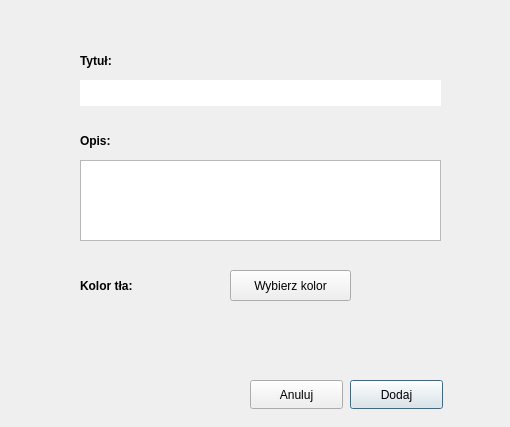
<?xml version="1.0" encoding="UTF-8"?>
<ui version="4.0">
 <class>AddNoteForm</class>
 <widget class="QDialog" name="AddNoteForm">
  <property name="geometry">
   <rect>
    <x>0</x>
    <y>0</y>
    <width>510</width>
    <height>427</height>
   </rect>
  </property>
  <property name="windowTitle">
   <string>Dodaj notatkę</string>
  </property>
  <widget class="QLabel" name="labelTitle">
   <property name="geometry">
    <rect>
     <x>80</x>
     <y>50</y>
     <width>61</width>
     <height>21</height>
    </rect>
   </property>
   <property name="font">
    <font>
     <bold>true</bold>
    </font>
   </property>
   <property name="text">
    <string>Tytuł:</string>
   </property>
  </widget>
  <widget class="QFrame" name="colorChosen">
   <property name="geometry">
    <rect>
     <x>160</x>
     <y>270</y>
     <width>51</width>
     <height>31</height>
    </rect>
   </property>
   <property name="styleSheet">
    <string notr="true">border: none;</string>
   </property>
   <property name="frameShape">
    <enum>QFrame::Shape::StyledPanel</enum>
   </property>
   <property name="frameShadow">
    <enum>QFrame::Shadow::Raised</enum>
   </property>
  </widget>
  <widget class="QLineEdit" name="txtTitle">
   <property name="enabled">
    <bool>true</bool>
   </property>
   <property name="geometry">
    <rect>
     <x>80</x>
     <y>80</y>
     <width>361</width>
     <height>26</height>
    </rect>
   </property>
   <property name="frame">
    <bool>false</bool>
   </property>
  </widget>
  <widget class="QPushButton" name="colorButton">
   <property name="enabled">
    <bool>true</bool>
   </property>
   <property name="geometry">
    <rect>
     <x>230</x>
     <y>270</y>
     <width>121</width>
     <height>31</height>
    </rect>
   </property>
   <property name="text">
    <string>Wybierz kolor</string>
   </property>
   <property name="autoDefault">
    <bool>false</bool>
   </property>
  </widget>
  <widget class="QLabel" name="labelDescription">
   <property name="geometry">
    <rect>
     <x>80</x>
     <y>130</y>
     <width>61</width>
     <height>21</height>
    </rect>
   </property>
   <property name="font">
    <font>
     <bold>true</bold>
    </font>
   </property>
   <property name="text">
    <string>Opis:</string>
   </property>
  </widget>
  <widget class="QLabel" name="colorLabel">
   <property name="geometry">
    <rect>
     <x>80</x>
     <y>270</y>
     <width>71</width>
     <height>31</height>
    </rect>
   </property>
   <property name="font">
    <font>
     <bold>true</bold>
    </font>
   </property>
   <property name="text">
    <string>Kolor tła:</string>
   </property>
  </widget>
  <widget class="QPlainTextEdit" name="txtDescription">
   <property name="geometry">
    <rect>
     <x>80</x>
     <y>160</y>
     <width>361</width>
     <height>81</height>
    </rect>
   </property>
  </widget>
  <widget class="QPushButton" name="cancelButton">
   <property name="geometry">
    <rect>
     <x>250</x>
     <y>380</y>
     <width>93</width>
     <height>29</height>
    </rect>
   </property>
   <property name="text">
    <string>Anuluj</string>
   </property>
   <property name="autoDefault">
    <bool>false</bool>
   </property>
  </widget>
  <widget class="QPushButton" name="addButton">
   <property name="geometry">
    <rect>
     <x>350</x>
     <y>380</y>
     <width>93</width>
     <height>29</height>
    </rect>
   </property>
   <property name="text">
    <string>Dodaj</string>
   </property>
   <property name="autoDefault">
    <bool>true</bool>
   </property>
  </widget>
  <widget class="QLabel" name="alertBox">
   <property name="geometry">
    <rect>
     <x>160</x>
     <y>320</y>
     <width>181</width>
     <height>41</height>
    </rect>
   </property>
   <property name="styleSheet">
    <string notr="true">color: red;
font-weight: bold;
font-size: 15px;
text-align: center;</string>
   </property>
   <property name="text">
    <string/>
   </property>
  </widget>
 </widget>
 <resources/>
 <connections/>
</ui>
